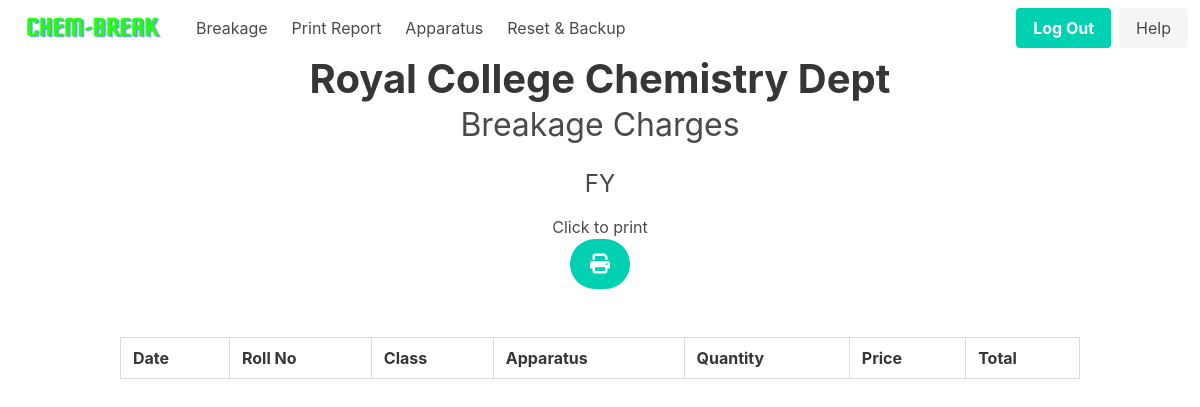
Page /test/home/records/fy (signed in) on the earlier database version.
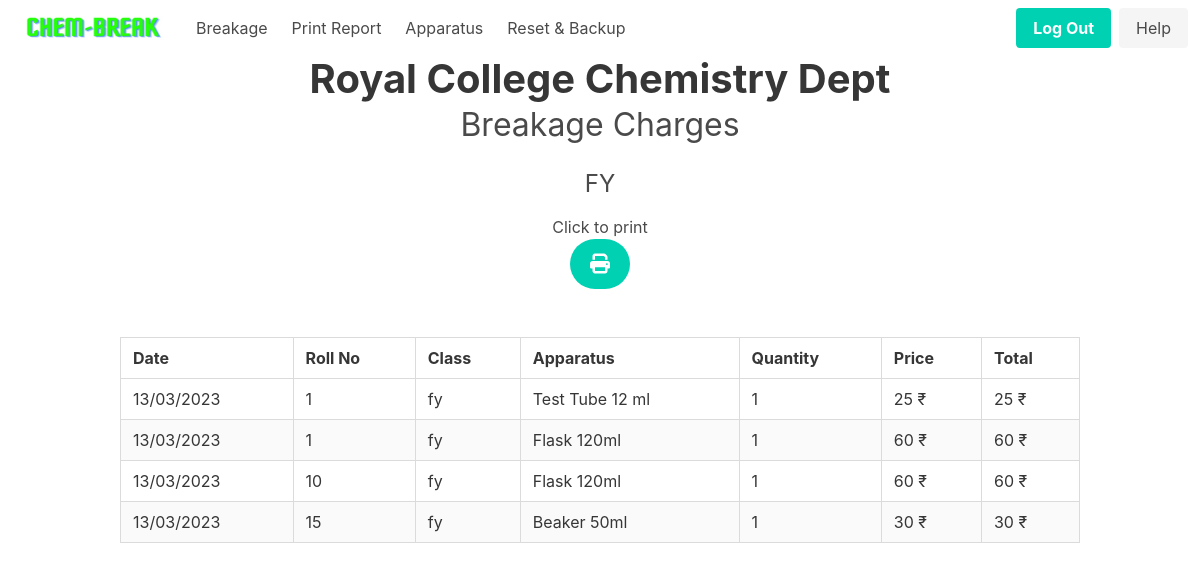
Same page on the later database version.
### app/models.py (models this page shows, shortened)
class Student(db.Model):
    __tablename__ = "student"
    id = db.Column(db.Integer, primary_key=True)
    unique_id = db.Column(db.String(100), unique=True, nullable=False)
    roll_no = db.Column(db.String(10), nullable=False)
    class_ = db.Column(db.String(10), nullable=False)
    section = db.Column(db.String(10), nullable=False, default="Chemistry")
    total_amount = db.relationship('Bank', backref='student', lazy=True)

### app/routes.py (the view)
@main.route("/test/home/records/<string:class_name>")
@login_required
def test_class_records(class_name):
    valid_classes = ['fy', 'sy', 'ty']
    if class_name.lower() not in valid_classes:
        abort(404)
    class_students = Student.query.filter_by(class_=class_name.lower()).all()
    view_records = []
    for student in class_students:
        breakages = Breakage.query.join(Apparatus).filter(
            and_(Breakage.student_unique_id == student.unique_id)).all()
        for breakage in breakages:
            view_record = ViewRecord(
                date=breakage.date.strftime('%d/%m/%Y'),
                roll_no=student.roll_no,
                class_=student.class_,
                section=student.section,
                apparatus=breakage.apparatus.name + " " + breakage.apparatus.size,
                quantity=breakage.quantity,
                price=breakage.apparatus.price,
                total_ammount=breakage.quantity * breakage.apparatus.price
            )
            view_records.append(view_record)
    sorted_records = sorted(view_records, key=lambda x: x.roll_no)
    return render_template('class_records.html', records=sorted_records, class_name=class_name.upper())

### app/__init__.py (called while the page is built)
def create_app(config=None):
    app = Flask(__name__)
    if config:
        app.config.from_object(config)
    db.init_app(app)
    login_manager = LoginManager()
    login_manager.login_view = 'auth.login'
    login_manager.init_app(app)
    with app.app_context():
        from app.models import User, Breakage, Student, Apparatus, Record, Bank
        db.create_all()
    from app.models import User
    @login_manager.user_loader
    def load_user(user_id):
        return User.query.get(int(user_id))
    from .auth import auth as auth_blueprint
    app.register_blueprint(auth_blueprint)
    from .routes import main as main_blueprint
    app.register_blueprint(main_blueprint)
    return app

### app/templates/class_records.html (shortened to what this page needs)
{% extends 'nav_base.html' %}
{% block content %}
<div class="container">
    <div class="columns is-vcentered is-center">
        <div class="column">
            <h1 class="title is-2 has-text-centered has-text-weight-bold">Royal College Chemistry Dept</h1>
            <h2 class="subtitle is-3 has-text-centered">Breakage Charges</h2>
            <h3 class="subtitle is-4 has-text-centered">{{ class_name }}</h3>
        </div>
    </div>
</div>
<div class="has-text-centered no-print mt-4">
    <h2>Click to print</h2>
    <a class="button is-primary is-medium is-rounded is-fixed-bottom-right" href="#"
        onclick="window.print(); return false;">
        <span class="icon">
            <i class="fas fa-print"></i>
        </span>
    </a>
</div>
<div class="container mt-6">
    <table class="table is-bordered is-striped is-hoverable is-fullwidth">
        <thead>
            <tr>
                <th>Date</th>
                <th>Roll No</th>
                <th>Class</th>
                <th>Apparatus</th>
                <th>Quantity</th>
                <th>Price</th>
                <th>Total</th>
            </tr>
        </thead>
        <tbody>
            {% for record in records %}
            <tr>
                <td>{{ record.date }}</td>
                <td>{{ record.roll_no }}</td>
                <td>{{ record.class_ }}</td>
                <td>{{ record.apparatus }}</td>
                <td>{{ record.quantity }}</td>
                <td>{{ record.price }} ₹</td>
                <td>{{ record.total_ammount }} ₹</td>
            </tr>
            {% endfor %}
        </tbody>
    </table>
</div>
{% endblock %}

### app/templates/nav_base.html (shortened to what this page needs)
<!DOCTYPE html>
<html lang="en">
<head>
    <link rel="stylesheet" href="https://cdn.jsdelivr.net/npm/bulma@0.9.4/css/bulma.min.css">
    <link rel="stylesheet" href="https://cdnjs.cloudflare.com/ajax/libs/font-awesome/6.3.0/css/all.min.css"
 />
</head>
<body>
    <nav class="navbar no-print" role="navigation" aria-label="main navigation">
        <div class="navbar-brand">
            <a class="navbar-item" href="{{ url_for('main.home') }}">
                <img src="{{ url_for('static', filename='logo-home.png')}}">
            </a>
        </div>
        <div id="navbarBasicExample" class="navbar-menu">
            <div class="navbar-start">
                <a class="navbar-item" href="{{ url_for('main.breakage') }}">
                    Breakage
                </a>
                <a class="navbar-item" href="{{ url_for('main.report')}}">
                    Print Report
                </a>
                <a class="navbar-item" href="{{ url_for('main.apparatus') }}">
                    Apparatus
                </a>
                <a class="navbar-item" href="{{ url_for('main.reset_and_bakup') }}">
                    Reset & Backup
                </a>
            </div>
            <div class="navbar-end">
                <div class="navbar-item">
                    <div class="buttons">
                        <a class="button is-primary" href="{{ url_for('auth.logout')}}">
                            <strong>Log Out</strong>
                        </a>
                        <a class="button is-light" href="{{ url_for('main.help') }}">
                            Help
                        </a>
                    </div>
                </div>
            </div>
        </div>
    </nav>
    {% block content %}
    {% endblock %}
</body>
</html>

### app/templates/nav_base.html (style rules this page uses)
.navbar-brand a img { width: 10rem; height: 10rem; }

Differences in the rows shown:
added Student: date "13/03/2023", roll_no "1", class_ "fy", apparatus "Test Tube 12 ml", quantity "1", price "25", total_ammount "25", apparatus "Flask 120ml", price "60", total_ammount "60"
added Student: date "13/03/2023", roll_no "10", class_ "fy", apparatus "Flask 120ml", quantity "1", price "60", total_ammount "60"
added Student: date "13/03/2023", roll_no "15", class_ "fy", apparatus "Beaker 50ml", quantity "1", price "30", total_ammount "30"
